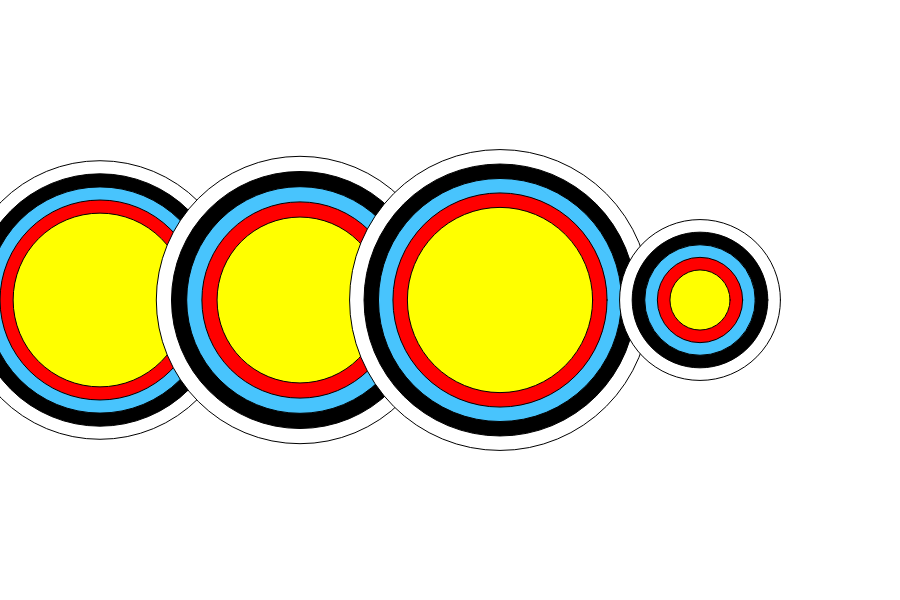
Frame 1 (no input)
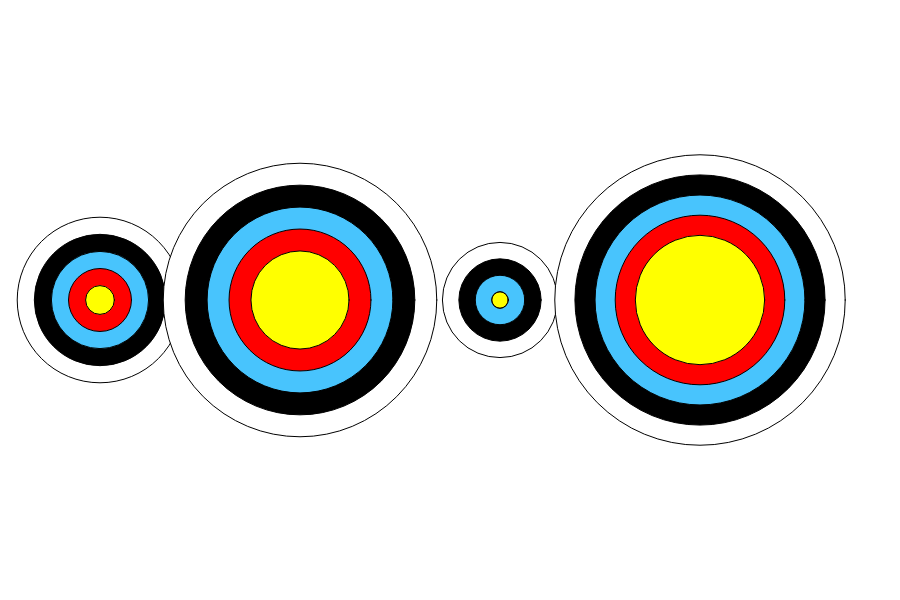
Frame 2 (the mouse pressed at the canvas centre, redrawn once)

The p5.js sketch that drew these frames (run headless with seeded random() and noise() and a simulated clock; the mouse was pressed at the canvas centre and the sketch redrawn once):

// p5.js sketch
// ── sketch.js
function setup() {
  createCanvas(900, 600)
  noLoop()
}

function draw() {
  background(255)

  for (i = 0; i<4; i++){
    var value = random(100, 350)
    var step = random(20,50)
    bullseye(100+(i*200), height/2, value, step)
  }

}

function bullseye(x, y, radius, step){

  fill(255)
  ellipse(x, y, radius, radius)

  fill(0)
  ellipse(x, y, radius - step, radius - step,)

  fill(72, 196, 253)
  ellipse(x, y, radius - step*2, radius - step*2)

  fill(255, 0, 0)
  ellipse(x, y,  radius - step*3, radius - step*3)

  fill(255, 255, 0)
  ellipse(x, y,  radius - step*4, radius - step*4)
}
